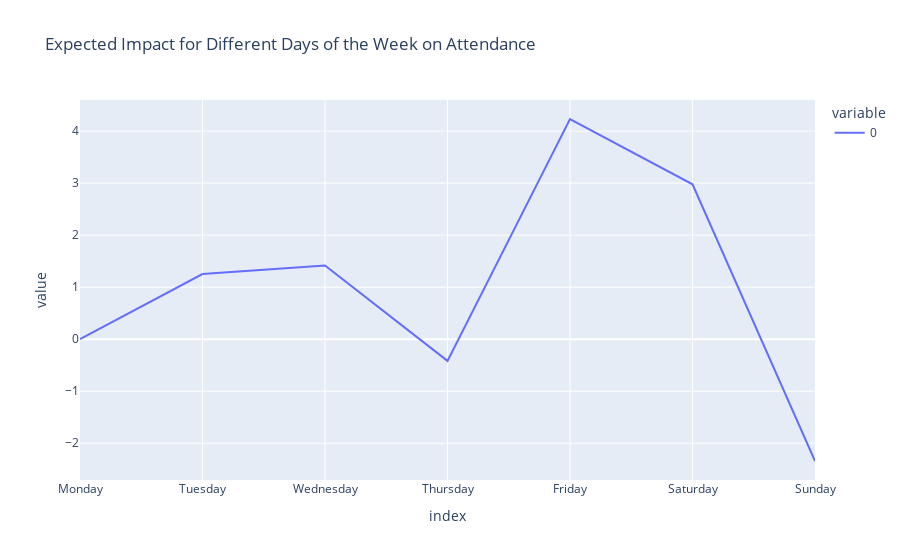

The cell this chart's notebook holds for it:
### Code cell
pd.options.plotting.backend = "plotly"

preds.mean().diff().fillna(0).plot(title = 'Expected Impact for Different Days of the Week on Attendance')

### Figure 1 — Plotly figure (JSON) as saved in the notebook; plotly's stock layout.template omitted (floating-point values rounded to 4 significant figures)
{"data": [{"hovertemplate": "variable=0<br>index=%{x}<br>value=%{y}<extra></extra>", "legendgroup": "0", "line": {"color": "#636efa", "dash": "solid"}, "mode": "lines", "name": "0", "orientation": "v", "showlegend": true, "type": "scatter", "x": ["Monday", "Tuesday", "Wednesday", "Thursday", "Friday", "Saturday", "Sunday"], "xaxis": "x", "y": [0, 1.252, 1.415, -0.417, 4.233, 2.978, -2.342], "yaxis": "y"}], "layout": {"legend": {"title": {"text": "variable"}, "tracegroupgap": 0}, "title": {"text": "Expected Impact for Different Days of the Week on Attendance"}, "xaxis": {"anchor": "y", "domain": [0, 1], "title": {"text": "index"}}, "yaxis": {"anchor": "x", "domain": [0, 1], "title": {"text": "value"}}}}
